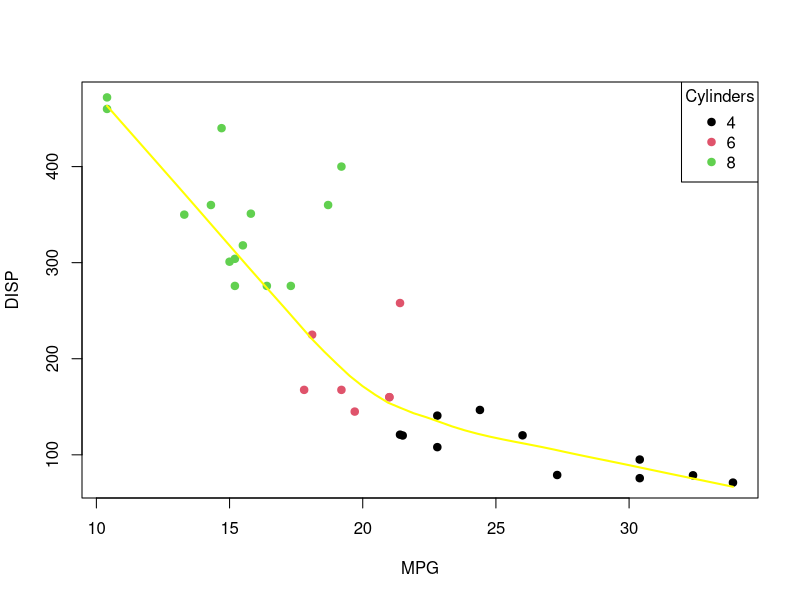

The R source for this figure:
data("mtcars")

plot(mtcars$mpg,mtcars$disp,xlab = "MPG",ylab = "DISP",col = as.factor(mtcars$cyl),pch=19)
lines(loess.smooth(mtcars$mpg,mtcars$disp), col = "yellow", lwd =2)

legend("topright", legend = levels(as.factor(mtcars$cyl)),
       col = 1:3, pch = 19, title = "Cylinders")